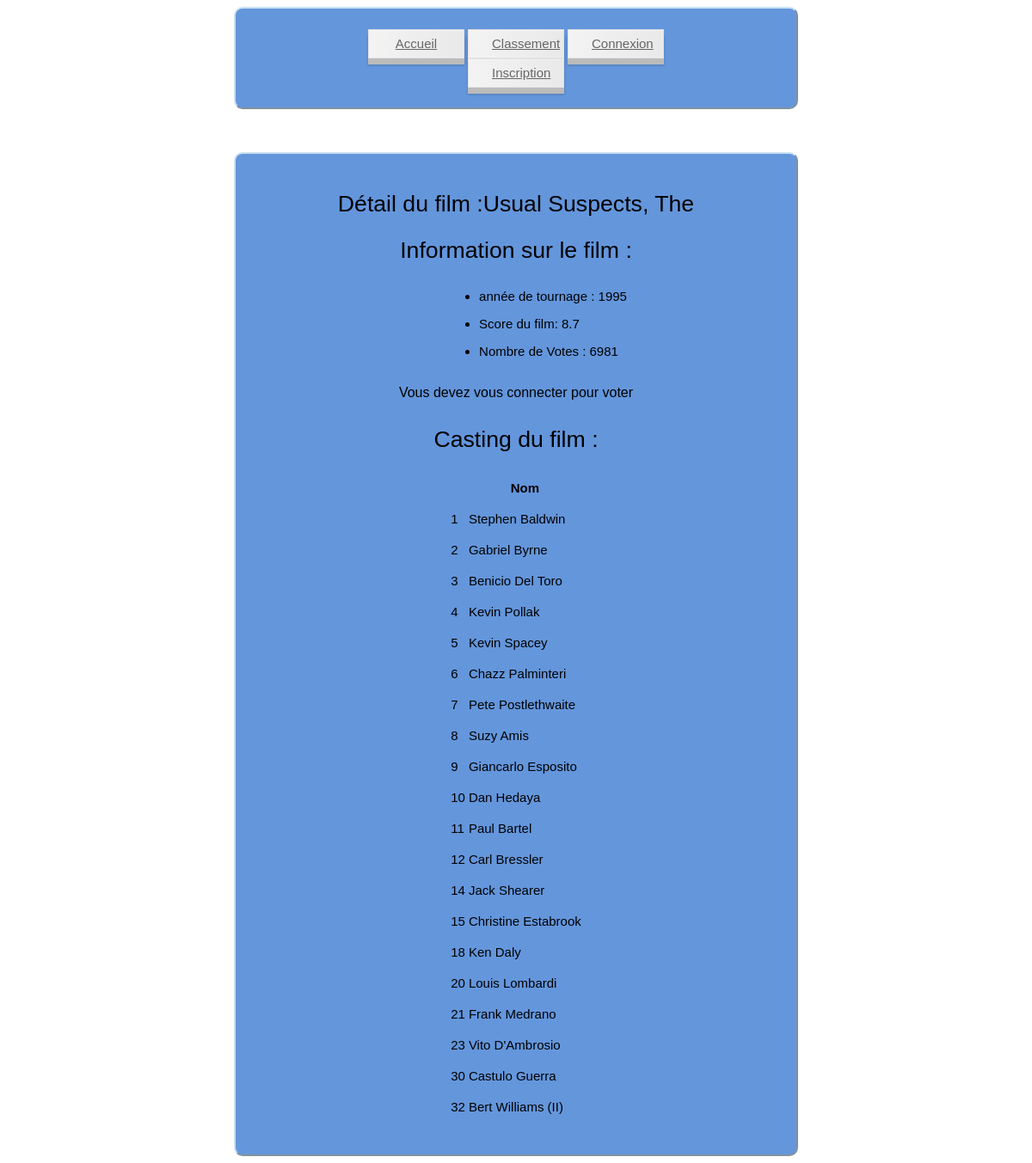
Page /index.php?ID=9 on the committed database.
### tables this page shows
CREATE TABLE IF NOT EXISTS `Movie` (
  `MovieID` int(11) NOT NULL,
  `Titre` varchar(70) NOT NULL,
  `Année` int(4) NOT NULL,
  `Score` float NOT NULL,
  `Votes` int(11) NOT NULL
);

CREATE TABLE IF NOT EXISTS `Casting` (
  `MovieID` int(11) NOT NULL,
  `ActorID` int(11) NOT NULL,
  `Ordinal` int(11) NOT NULL
);

CREATE TABLE IF NOT EXISTS `Actor` (
  `ActorID` int(11) NOT NULL,
  `Nom` varchar(35) NOT NULL
);

### Model/Model.php (called while the page is built)
<?php
	abstract class Model{
		private static $bdd;
		protected function executerRequete($sql, $params = null) {
			if ($params == null) {
				$resultat = self::getBdd()->query($sql);
			}
			else {
				$resultat = self::getBdd()->prepare($sql);
				$resultat->execute($params);
			}
			return $resultat;
		}
		private static function getBdd() {
			if(self::$bdd == null){
				require './bin/Cinema.php';
				self::$bdd = new PDO('mysql:host='.$host .';dbname='.$nombase ,$user,$password);
				self::$bdd->exec('SET NAMES utf8');
				self::$bdd->setAttribute(PDO::ATTR_ERRMODE,PDO::ERRMODE_EXCEPTION);
			}
			return self::$bdd;
		}
	}
?>

### Model/FilmManager.php (called while the page is built, shortened)
<?php
	require('Model/Model.php');
	class FilmManager extends Model{
		public function  getCasting($movieID){
			$reqCast=$this->executerRequete('Select Nom , Ordinal from Actor a join Casting c on a.ActorID=c.ActorID where MovieID= ? Order by Ordinal',array($movieID));
			return $reqCast-> fetchAll ( PDO :: FETCH_ASSOC );
		}
		public function getFilmDetails($movieID){
			$reqFilm=$this->executerRequete('Select * from Movie where MovieID= ? ',array($movieID));
			return $reqFilm-> fetch( PDO :: FETCH_ASSOC );
		}
	}
?>

### bin/Cinema.php (called while the page is built)
<?php
$host ="localhost";
$user ="p1505974";
$password="243024";
$nombase="p1505974";
 ?>

### Views/detailsFilm.php (the view, shortened to what this page needs)
<?php
		echo '<h1>Détail du film :'. "$resultFilm[Titre]".'</h1>
					<h2>Information sur le film : </h2>';
						echo '<ul> <li>année de tournage : '.$resultFilm['Année'].'</li>';
						echo '<li>Score du film: '.$resultFilm['Score'].'</li>';
						echo '<li> Nombre de Votes : '.$resultFilm['Votes'].'</li> </ul>';
						if(isset($_SESSION['Login'])){
							if($dejaVote){
								echo '<p>Vous avez deja voté pour ce film </p>';
							}else{
								echo '<form Method=Post  Action="./index.php?action=vote ">
										<input type=hidden name=movieID value='.$_GET['ID'].'>';
								echo	'<button> Voter pour ce film </button>
										</form>';
							}
						}else echo '<p>Vous devez vous connecter pour voter</p>';
		echo '<h2>Casting du film : </h2>
				<table>
					<tr>
						<th></th>
						<th>Nom</th>
					</tr>';
		foreach($resultCast as $ligne){
			echo '<tr><td>'.$ligne['Ordinal'].'</td><td>'.$ligne['Nom'].'</td></tr>';
		}
		echo '</table>';
	require("./Views/layout.php");
?>

### Web/CSS/superstyle.css (style rules this page uses)
body { background-image:url(http://cdn30.us1.fansshare.com/image/backgroundimage/bigstock-abstract-blue-background-repeat-1589075503.jpg); background-size:50%; }
h1,h2 { text-align: center; font: normal normal 300 15px/32px "Electrolize", Helvetica, sans-serif; font-size:20pt; }
p { font: normal normal 300 15px/32px "Electrolize", Helvetica, sans-serif; font-size:12pt; text-align:center; }
ul { margin-left:30%; margin-right:30%; width:200px; font: normal normal 300 15px/32px "Electrolize", Helvetica, sans-serif; }
table { margin:auto; font: normal normal 300 15px/32px "Electrolize", Helvetica, sans-serif; }

### rows in the picture
movie: Titre "Usual Suspects, The", Année "1995", Score "8.7", Votes "6981"
casting: Ordinal "1", ActorID.Nom "Stephen Baldwin"
casting: Ordinal "2", ActorID.Nom "Gabriel Byrne"
casting: Ordinal "3", ActorID.Nom "Benicio Del Toro"
casting: Ordinal "4", ActorID.Nom "Kevin Pollak"
casting: Ordinal "5", ActorID.Nom "Kevin Spacey"
casting: Ordinal "6", ActorID.Nom "Chazz Palminteri"
casting: Ordinal "7", ActorID.Nom "Pete Postlethwaite"
casting: Ordinal "8", ActorID.Nom "Suzy Amis"
casting: Ordinal "9", ActorID.Nom "Giancarlo Esposito"
casting: Ordinal "10", ActorID.Nom "Dan Hedaya"
casting: Ordinal "11", ActorID.Nom "Paul Bartel"
casting: Ordinal "12", ActorID.Nom "Carl Bressler"
casting: Ordinal "14", ActorID.Nom "Jack Shearer"
casting: Ordinal "15", ActorID.Nom "Christine Estabrook"
casting: Ordinal "18", ActorID.Nom "Ken Daly"
casting: Ordinal "20", ActorID.Nom "Louis Lombardi"
casting: Ordinal "21", ActorID.Nom "Frank Medrano"
casting: Ordinal "23", ActorID.Nom "Vito D'Ambrosio"
casting: Ordinal "30", ActorID.Nom "Castulo Guerra"
casting: Ordinal "32", ActorID.Nom "Bert Williams (II)"
